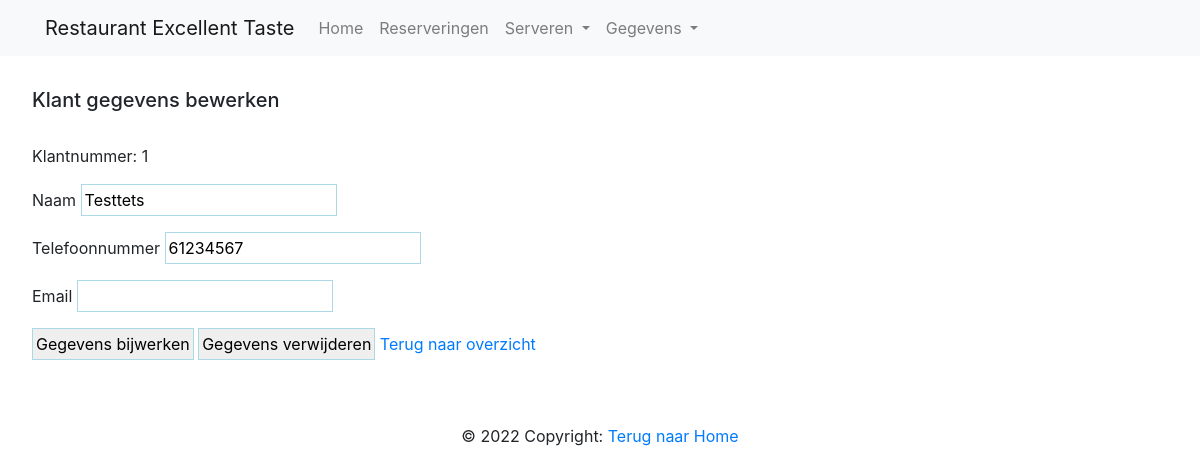
Screenshot of /index.php?page=editKlant&klantId=1 with the database file from the repository.
### tables this page shows
CREATE TABLE `klanten` (
  `ID` int(11) NOT NULL,
  `Naam` varchar(255) NOT NULL,
  `Telefoon` int(11) NOT NULL,
  `Email` varchar(255) NOT NULL
);

### DBconfig.php (called while the page is built, shortened)
<?php
class DB
{
    public $pdo;
    public function __construct($db, $username = NULL, $password = NULL, $host = '127.0.0.1', $port = 3306, $options = [])
    {
        $default_options = [
            PDO::ATTR_DEFAULT_FETCH_MODE => PDO::FETCH_ASSOC,
            PDO::ATTR_EMULATE_PREPARES => false,
            PDO::ATTR_ERRMODE => PDO::ERRMODE_EXCEPTION,
        ];
        $options = array_replace($default_options, $options);
        $dsn = "mysql:host=$host;dbname=$db;port=$port;charset=utf8mb4";
        try {
            $this->pdo = new \PDO($dsn, $username, $password, $options);
        } catch (\PDOException $e) {
            throw new \PDOException($e->getMessage(), (int)$e->getCode());
        }
    }
    public function run($sql, $args = NULL)
    {
        $stmt = $this->pdo->prepare($sql);
        $stmt->execute($args);
        return $stmt;
    }
}
?>

### pages/editKlant.php (the view, shortened to what this page needs)
<!DOCTYPE html>
<html lang="en">
<head>
    <?php
    $klantId = $_GET['klantId'];
    $getKlant = $db->run('SELECT * FROM klanten WHERE ID = ?', [$klantId]);
    ?>
</head>
<body>
    <?php
    if ($getKlant->rowCount() > 0) {
        while ($fetch_klant = $getKlant->fetch(PDO::FETCH_ASSOC)) {
            $klantId = $fetch_klant['ID'];
    ?>
            <div class="content">
                <form method="POST" action="index.php?page=editKlant&klantId=<?php echo $klantId; ?>">
                    <h5>Klant gegevens bewerken</h5>
                    <br>
                    <p class="reservering">Klantnummer: <?= $klantId; ?></p>
                    <label for="naam">Naam</label>
                    <input type="text" required name="naam" value="<?= $fetch_klant['Naam']; ?>" />
                    <br>
                    <label for="telefoonnummer">Telefoonnummer</label>
                    <input type="number" required name="telefoonnummer" value="<?= $fetch_klant['Telefoon']; ?>" />
                    <br>
                    <label for="email">Email</label>
                    <input type="email" name="email" value="<?= $fetch_klant['Email']; ?>" />
                    <br>
                    <input type="submit" class="icon" id="submit" name="bewerken" value="Gegevens bijwerken" />
                    <input type="submit" class="icon" id="submit" name="deleten" value="Gegevens verwijderen" />
                    <a href="index.php?page=Klanten">Terug naar overzicht</a>
                </form>
            </div>
    <?php
        }
    } else {
        echo '<p class="empty">Er zijn geen klant gegevens gevonden</p>';
    }
    ?>
</body>
</html>

### css/style.css (style rules this page uses)
* { margin:0; padding:0; box-sizing: border-box; outline: none; border:none; }
.content { padding:2rem; margin:0 auto; max-width: 1200px; }
input { margin-bottom: 1rem; padding: 3px; border: 1px solid lightblue; }

### rows the page displays
klanten: ID "1", naam "Testtets", telefoonnummer "61234567"
